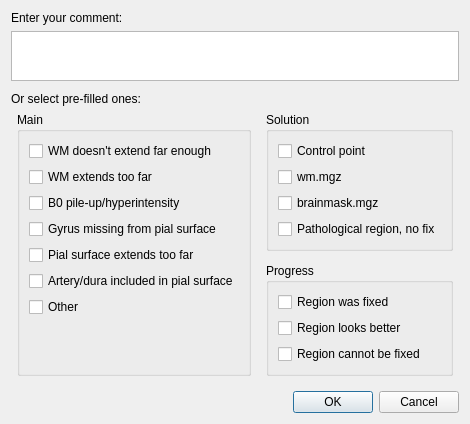
<?xml version="1.0" encoding="UTF-8"?>
<ui version="4.0">
 <class>DialogControlPointComment</class>
 <widget class="QDialog" name="DialogControlPointComment">
  <property name="geometry">
   <rect>
    <x>0</x>
    <y>0</y>
    <width>563</width>
    <height>466</height>
   </rect>
  </property>
  <property name="windowTitle">
   <string>Add/Edit comment</string>
  </property>
  <layout class="QVBoxLayout" name="verticalLayout_5">
   <property name="sizeConstraint">
    <enum>QLayout::SetFixedSize</enum>
   </property>
   <item>
    <widget class="QLabel" name="label">
     <property name="text">
      <string>Enter your comment:</string>
     </property>
    </widget>
   </item>
   <item>
    <widget class="QPlainTextEdit" name="textEdit">
     <property name="maximumSize">
      <size>
       <width>16777215</width>
       <height>50</height>
      </size>
     </property>
    </widget>
   </item>
   <item>
    <spacer name="verticalSpacer">
     <property name="orientation">
      <enum>Qt::Vertical</enum>
     </property>
     <property name="sizeType">
      <enum>QSizePolicy::Fixed</enum>
     </property>
     <property name="sizeHint" stdset="0">
      <size>
       <width>20</width>
       <height>5</height>
      </size>
     </property>
    </spacer>
   </item>
   <item>
    <widget class="QLabel" name="label_2">
     <property name="text">
      <string>Or select pre-filled ones:</string>
     </property>
    </widget>
   </item>
   <item>
    <layout class="QHBoxLayout" name="horizontalLayout">
     <property name="spacing">
      <number>15</number>
     </property>
     <property name="leftMargin">
      <number>6</number>
     </property>
     <property name="rightMargin">
      <number>6</number>
     </property>
     <item>
      <widget class="QGroupBox" name="groupBoxMain">
       <property name="title">
        <string>Main</string>
       </property>
       <layout class="QVBoxLayout" name="verticalLayout">
        <item>
         <widget class="QCheckBox" name="checkBoxMain">
          <property name="text">
           <string>WM doesn't extend far enough</string>
          </property>
         </widget>
        </item>
        <item>
         <widget class="QCheckBox" name="checkBoxMain_2">
          <property name="text">
           <string>WM extends too far</string>
          </property>
         </widget>
        </item>
        <item>
         <widget class="QCheckBox" name="checkBoxMain_3">
          <property name="text">
           <string>B0 pile-up/hyperintensity</string>
          </property>
         </widget>
        </item>
        <item>
         <widget class="QCheckBox" name="checkBoxMain_4">
          <property name="text">
           <string>Gyrus missing from pial surface</string>
          </property>
         </widget>
        </item>
        <item>
         <widget class="QCheckBox" name="checkBoxMain_5">
          <property name="text">
           <string>Pial surface extends too far</string>
          </property>
         </widget>
        </item>
        <item>
         <widget class="QCheckBox" name="checkBoxMain_6">
          <property name="text">
           <string>Artery/dura included in pial surface</string>
          </property>
         </widget>
        </item>
        <item>
         <widget class="QCheckBox" name="checkBoxMain_7">
          <property name="text">
           <string>Other</string>
          </property>
         </widget>
        </item>
        <item>
         <spacer name="verticalSpacer_3">
          <property name="orientation">
           <enum>Qt::Vertical</enum>
          </property>
          <property name="sizeHint" stdset="0">
           <size>
            <width>20</width>
            <height>40</height>
           </size>
          </property>
         </spacer>
        </item>
       </layout>
      </widget>
     </item>
     <item>
      <layout class="QVBoxLayout" name="verticalLayout_4">
       <property name="spacing">
        <number>12</number>
       </property>
       <item>
        <widget class="QGroupBox" name="groupBoxSolution">
         <property name="title">
          <string>Solution</string>
         </property>
         <layout class="QVBoxLayout" name="verticalLayout_2">
          <item>
           <widget class="QCheckBox" name="checkBoxSolution">
            <property name="text">
             <string>Control point</string>
            </property>
           </widget>
          </item>
          <item>
           <widget class="QCheckBox" name="checkBoxSolution_2">
            <property name="text">
             <string>wm.mgz</string>
            </property>
           </widget>
          </item>
          <item>
           <widget class="QCheckBox" name="checkBoxSolution_3">
            <property name="text">
             <string>brainmask.mgz</string>
            </property>
           </widget>
          </item>
          <item>
           <widget class="QCheckBox" name="checkBoxSolution_4">
            <property name="text">
             <string>Pathological region, no fix</string>
            </property>
           </widget>
          </item>
         </layout>
        </widget>
       </item>
       <item>
        <widget class="QGroupBox" name="groupBoxProgress">
         <property name="title">
          <string>Progress</string>
         </property>
         <layout class="QVBoxLayout" name="verticalLayout_3">
          <item>
           <widget class="QCheckBox" name="checkBoxProgress">
            <property name="text">
             <string>Region was fixed</string>
            </property>
           </widget>
          </item>
          <item>
           <widget class="QCheckBox" name="checkBoxProgress_2">
            <property name="text">
             <string>Region looks better</string>
            </property>
           </widget>
          </item>
          <item>
           <widget class="QCheckBox" name="checkBoxProgress_3">
            <property name="text">
             <string>Region cannot be fixed</string>
            </property>
           </widget>
          </item>
         </layout>
        </widget>
       </item>
      </layout>
     </item>
    </layout>
   </item>
   <item>
    <spacer name="verticalSpacer_2">
     <property name="orientation">
      <enum>Qt::Vertical</enum>
     </property>
     <property name="sizeHint" stdset="0">
      <size>
       <width>20</width>
       <height>9</height>
      </size>
     </property>
    </spacer>
   </item>
   <item>
    <widget class="QDialogButtonBox" name="buttonBox">
     <property name="orientation">
      <enum>Qt::Horizontal</enum>
     </property>
     <property name="standardButtons">
      <set>QDialogButtonBox::Cancel|QDialogButtonBox::Ok</set>
     </property>
    </widget>
   </item>
  </layout>
 </widget>
 <resources/>
 <connections>
  <connection>
   <sender>buttonBox</sender>
   <signal>accepted()</signal>
   <receiver>DialogControlPointComment</receiver>
   <slot>OnOk()</slot>
   <hints>
    <hint type="sourcelabel">
     <x>326</x>
     <y>430</y>
    </hint>
    <hint type="destinationlabel">
     <x>340</x>
     <y>503</y>
    </hint>
   </hints>
  </connection>
  <connection>
   <sender>buttonBox</sender>
   <signal>rejected()</signal>
   <receiver>DialogControlPointComment</receiver>
   <slot>reject()</slot>
   <hints>
    <hint type="sourcelabel">
     <x>406</x>
     <y>440</y>
    </hint>
    <hint type="destinationlabel">
     <x>286</x>
     <y>274</y>
    </hint>
   </hints>
  </connection>
 </connections>
 <slots>
  <slot>OnCheckBoxToggled()</slot>
  <slot>OnOk()</slot>
 </slots>
</ui>
